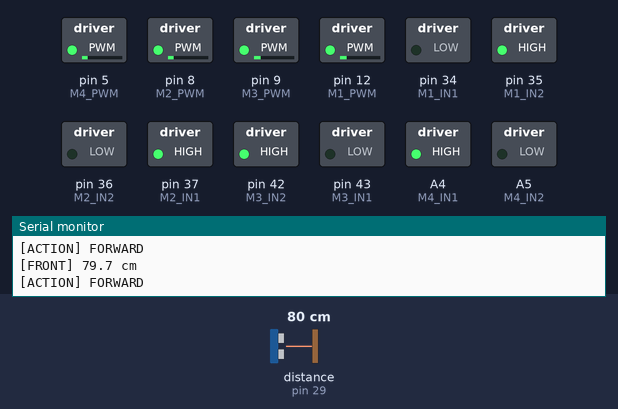
Bench run of a sketch on a simulated Arduino Mega 2560, built with avr-gcc and run on an emulated ATmega2560. Shown: switched loads named in the sketch (green lamp = pin HIGH), the last lines printed to the serial monitor. Wiring (inferred from the names in the program): ultrasonic range finder: trigger pin 30; echo pin 29. The test bench sets the inputs (shaded band); at power-on: distance to the obstacle (sensor on pin 29) 80 cm. The echo pulse lasts 58.3 µs per cm; pins used as bus, display or sensor lines are not drawn.

Above: at 1.7 s.
1.8 s: distance to the obstacle (sensor on pin 29) set to 29 cm
3.3 s: distance to the obstacle (sensor on pin 29) set to 23 cm
At 4.5 s:
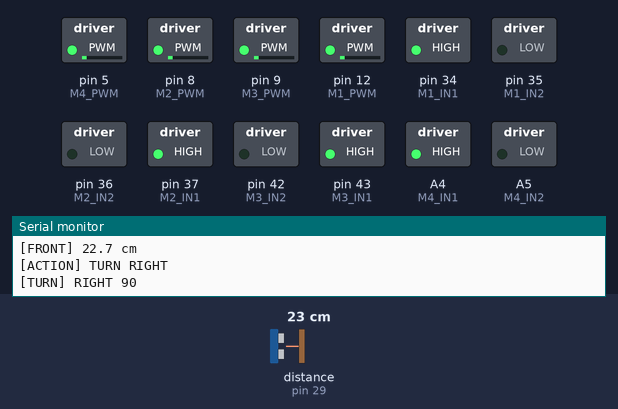
6.3 s: distance to the obstacle (sensor on pin 29) set to 14 cm
9.3 s: distance to the obstacle (sensor on pin 29) set to 11 cm
At 12.27 s:
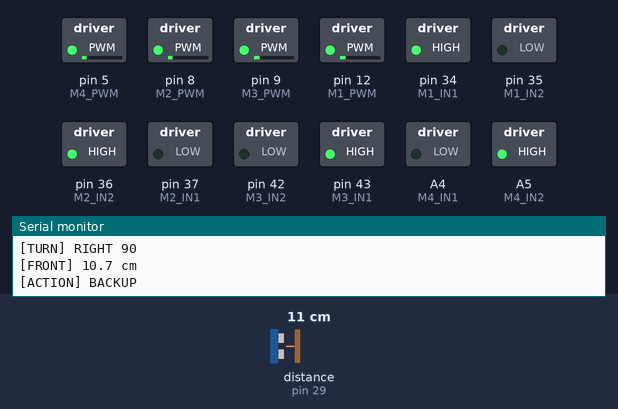
12.3 s: distance to the obstacle (sensor on pin 29) set to 4 cm
15.3 s: distance to the obstacle (sensor on pin 29) set to 2 cm
At 15.66 s:
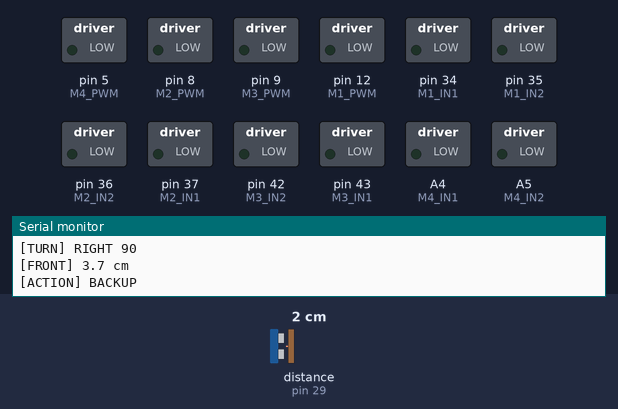
Timing chart, 0 to 19.7 s (numbered marks = the images above; inputs shaded):
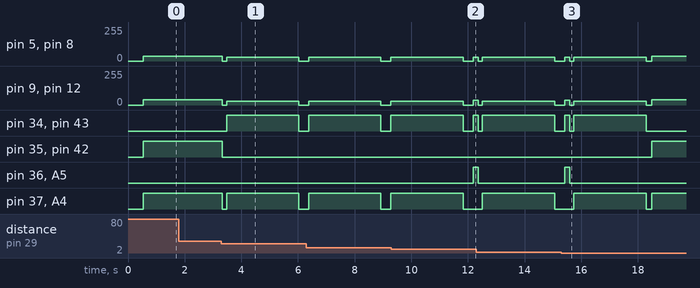

The sketch:

wall_bounce.ino
```cpp
#include <Arduino.h>

// ============================================================
// Simple wall-bounce test
// Behavior:
// 1) Go forward
// 2) If front wall is near, stop
// 3) Turn 90 degrees
// 4) Repeat forever
//
// Motor movement logic is extracted from your tuned code.
// Only the navigation logic is simplified.
// ============================================================

// -----------------------------
// Serial
// -----------------------------
const unsigned long SERIAL_BAUD = 115200UL;

// -----------------------------
// Ultrasonic pins
// U1: left
// U2: right
// U3: back
// U4: front
// Assumption: first pin = TRIG, second pin = ECHO
// -----------------------------
const uint8_t US_LEFT_TRIG   = 33;  // U1 digital  = PC4 = D33
const uint8_t US_LEFT_ECHO   = 32;  // U1 analog   = PG1 = D32

const uint8_t US_RIGHT_TRIG  = 28;  // U2 digital  = PA6 = D28
const uint8_t US_RIGHT_ECHO  = 25;  // U2 analog   = PA3 = D25

const uint8_t US_REAR_TRIG   = 46;  // U3 digital  = PL3 = D46
const uint8_t US_REAR_ECHO   = 13;  // U3 analog   = PB7 = D13

const uint8_t US_FRONT_TRIG  = 30;  // U4 digital  = PC7 = D30
const uint8_t US_FRONT_ECHO  = 29;  // U4 analog   = PA7 = D29

// -----------------------------
// Motor pins
// Currently copied from your original style.
// Change to your actual motor pins if needed.
// -----------------------------
const uint8_t M1_PWM = 12;
const uint8_t M1_IN1 = 34;
const uint8_t M1_IN2 = 35;

const uint8_t M2_PWM = 8;
const uint8_t M2_IN1 = 37;
const uint8_t M2_IN2 = 36;

const uint8_t M3_PWM = 9;
const uint8_t M3_IN1 = 43;
const uint8_t M3_IN2 = 42;

const uint8_t M4_PWM = 5;
const uint8_t M4_IN1 = A4;
const uint8_t M4_IN2 = A5;

// -----------------------------
// Ultrasonic settings
// -----------------------------
const unsigned long ULTRA_TIMEOUT_US = 25000UL;
const float ULTRA_VALID_MIN_CM = 2.0f;
const float ULTRA_VALID_MAX_CM = 400.0f;

// Distance threshold for wall detection
const float FRONT_WALL_STOP_CM = 25.0f;

// -----------------------------
// Movement tuning
// Extracted from your original code
// -----------------------------
const int MOTOR_SIGN[4] = { -1, +1, -1, +1 };
const int MOTOR_TRIM[4] = { 0, 0, 0, 0 };
int motorRuntimeTrim[4] = { 0, 0, 0, 0 };

const int SIDE_BALANCE = 0;

// Tuned motion PWM values from your original code
const int PWM_FORWARD = 42;   // from PWM_APPROACH_FAST
const int PWM_BACKUP  = 34;
const int PWM_TURN_90 = 28;

// Tuned motor scaling ratios from your original code
const float FORWARD_RATIO[4]  = { 0.9650f, 0.8462f, 0.9650f, 0.8462f };
const float BACKWARD_RATIO[4] = { 1.0000f, 0.8462f, 1.0000f, 0.8462f };

// 90-degree timing from your original code
const unsigned long TURN_LEFT_90_MS  = 2400UL;
const unsigned long TURN_RIGHT_90_MS = 2550UL;

// small settle delays
const unsigned long STOP_SETTLE_MS = 150UL;
const unsigned long LOOP_DELAY_MS  = 30UL;

// -----------------------------
// Motor structure
// -----------------------------
struct MotorPins {
  uint8_t pwm;
  uint8_t in1;
  uint8_t in2;
};

const MotorPins MOTORS[4] = {
  { M1_PWM, M1_IN1, M1_IN2 },
  { M2_PWM, M2_IN1, M2_IN2 },
  { M3_PWM, M3_IN1, M3_IN2 },
  { M4_PWM, M4_IN1, M4_IN2 }
};

// ============================================================
// Utility
// ============================================================
bool isDistanceValid(float cm) {
  return (cm >= ULTRA_VALID_MIN_CM && cm <= ULTRA_VALID_MAX_CM);
}

float readDistanceCm(uint8_t trigPin, uint8_t echoPin) {
  digitalWrite(trigPin, LOW);
  delayMicroseconds(3);
  digitalWrite(trigPin, HIGH);
  delayMicroseconds(10);
  digitalWrite(trigPin, LOW);

  unsigned long duration = pulseIn(echoPin, HIGH, ULTRA_TIMEOUT_US);
  if (duration == 0UL) return 999.0f;

  float distance = duration * 0.0343f * 0.5f;
  if (!isDistanceValid(distance)) return 999.0f;

  return distance;
}

float median3(float a, float b, float c) {
  if (a > b) { float t = a; a = b; b = t; }
  if (b > c) { float t = b; b = c; c = t; }
  if (a > b) { float t = a; a = b; b = t; }
  return b;
}

float readDistanceMedianCm(uint8_t trigPin, uint8_t echoPin) {
  float d1 = readDistanceCm(trigPin, echoPin);
  delay(8);
  float d2 = readDistanceCm(trigPin, echoPin);
  delay(8);
  float d3 = readDistanceCm(trigPin, echoPin);
  return median3(d1, d2, d3);
}

// ============================================================
// Motor control (extracted / simplified from your original)
// ============================================================
void setupMotorPins() {
  pinMode(M1_PWM, OUTPUT);
  pinMode(M1_IN1, OUTPUT);
  pinMode(M1_IN2, OUTPUT);

  pinMode(M2_PWM, OUTPUT);
  pinMode(M2_IN1, OUTPUT);
  pinMode(M2_IN2, OUTPUT);

  pinMode(M3_PWM, OUTPUT);
  pinMode(M3_IN1, OUTPUT);
  pinMode(M3_IN2, OUTPUT);

  pinMode(M4_PWM, OUTPUT);
  pinMode(M4_IN1, OUTPUT);
  pinMode(M4_IN2, OUTPUT);
}

void writeMotorRaw(uint8_t pwmPin, uint8_t in1, uint8_t in2, int signedPwm) {
  signedPwm = constrain(signedPwm, -255, 255);

  if (signedPwm > 0) {
    digitalWrite(in1, HIGH);
    digitalWrite(in2, LOW);
    analogWrite(pwmPin, signedPwm);
  } else if (signedPwm < 0) {
    digitalWrite(in1, LOW);
    digitalWrite(in2, HIGH);
    analogWrite(pwmPin, -signedPwm);
  } else {
    digitalWrite(in1, LOW);
    digitalWrite(in2, LOW);
    analogWrite(pwmPin, 0);
  }
}

void writeMotorByIndex(uint8_t index, int signedPwm) {
  if (signedPwm != 0) {
    int direction = (signedPwm > 0) ? 1 : -1;
    int magnitude = abs(signedPwm);
    magnitude = constrain(magnitude + MOTOR_TRIM[index] + motorRuntimeTrim[index], 0, 255);
    signedPwm = direction * magnitude;
  }

  signedPwm *= MOTOR_SIGN[index];
  writeMotorRaw(MOTORS[index].pwm, MOTORS[index].in1, MOTORS[index].in2, signedPwm);
}

void drive4(int pwmM1, int pwmM2, int pwmM3, int pwmM4) {
  writeMotorByIndex(0, pwmM1);
  writeMotorByIndex(1, pwmM2);
  writeMotorByIndex(2, pwmM3);
  writeMotorByIndex(3, pwmM4);
}

int scaleMotionPwm(int basePwm, float ratio) {
  return constrain((int)((float)basePwm * ratio + 0.5f), 0, 255);
}

void driveTank(int leftPwm, int rightPwm) {
  int leftAdjusted  = leftPwm  - SIDE_BALANCE;
  int rightAdjusted = rightPwm + SIDE_BALANCE;
  drive4(leftAdjusted, rightAdjusted, leftAdjusted, rightAdjusted);
}

void stopMotors() {
  drive4(0, 0, 0, 0);
}

void driveForward(int pwm) {
  drive4(
    scaleMotionPwm(pwm, FORWARD_RATIO[0]),
    scaleMotionPwm(pwm, FORWARD_RATIO[1]),
    scaleMotionPwm(pwm, FORWARD_RATIO[2]),
    scaleMotionPwm(pwm, FORWARD_RATIO[3])
  );
}

void driveBackward(int pwm) {
  drive4(
    -scaleMotionPwm(pwm, BACKWARD_RATIO[0]),
    -scaleMotionPwm(pwm, BACKWARD_RATIO[1]),
    -scaleMotionPwm(pwm, BACKWARD_RATIO[2]),
    -scaleMotionPwm(pwm, BACKWARD_RATIO[3])
  );
}

void rotateLeft(int pwm) {
  driveTank(pwm, -pwm);
}

void rotateRight(int pwm) {
  driveTank(-pwm, pwm);
}

// ============================================================
// Simple navigation
// ============================================================
void setupUltrasonicPins() {
  pinMode(US_FRONT_TRIG, OUTPUT);
  pinMode(US_FRONT_ECHO, INPUT);

  pinMode(US_LEFT_TRIG, OUTPUT);
  pinMode(US_LEFT_ECHO, INPUT);

  pinMode(US_RIGHT_TRIG, OUTPUT);
  pinMode(US_RIGHT_ECHO, INPUT);

  pinMode(US_REAR_TRIG, OUTPUT);
  pinMode(US_REAR_ECHO, INPUT);

  digitalWrite(US_FRONT_TRIG, LOW);
  digitalWrite(US_LEFT_TRIG, LOW);
  digitalWrite(US_RIGHT_TRIG, LOW);
  digitalWrite(US_REAR_TRIG, LOW);
}

void rotateNinetyDegreesRight() {
  Serial.println(F("[TURN] RIGHT 90"));
  rotateRight(PWM_TURN_90);
  delay(TURN_RIGHT_90_MS);
  stopMotors();
  delay(STOP_SETTLE_MS);
}

void rotateNinetyDegreesLeft() {
  Serial.println(F("[TURN] LEFT 90"));
  rotateLeft(PWM_TURN_90);
  delay(TURN_LEFT_90_MS);
  stopMotors();
  delay(STOP_SETTLE_MS);
}

void goForwardUntilWallThenTurn() {
  float frontCm = readDistanceMedianCm(US_FRONT_TRIG, US_FRONT_ECHO);

  Serial.print(F("[FRONT] "));
  Serial.print(frontCm, 1);
  Serial.println(F(" cm"));

  if (frontCm <= FRONT_WALL_STOP_CM) {
    stopMotors();
    delay(STOP_SETTLE_MS);

    // Optional small backup if too close
    if (frontCm < 12.0f) {
      Serial.println(F("[ACTION] BACKUP"));
      driveBackward(PWM_BACKUP);
      delay(180);
      stopMotors();
      delay(STOP_SETTLE_MS);
    }

    Serial.println(F("[ACTION] TURN RIGHT"));
    rotateNinetyDegreesRight();
  } else {
    Serial.println(F("[ACTION] FORWARD"));
    driveForward(PWM_FORWARD);
  }
}

// ============================================================
// setup / loop
// ============================================================
void setup() {
  Serial.begin(SERIAL_BAUD);

  setupMotorPins();
  setupUltrasonicPins();

  stopMotors();
  delay(500);

  Serial.println(F("Simple wall-bounce robot start"));
  Serial.println(F("Behavior: forward -> wall near -> 90deg turn -> repeat"));
}

void loop() {
  goForwardUntilWallThenTurn();
  delay(LOOP_DELAY_MS);
}
```

Measured:
- the behaviour switches between 26 and 25 cm on distance to the obstacle (sensor on pin 29) (found by bisection; images 0 and 1)
- the behaviour switches between 13 and 12 cm on distance to the obstacle (sensor on pin 29) (found by bisection; images 1 and 2)
- the behaviour switches between 3 and 2 cm on distance to the obstacle (sensor on pin 29) (found by bisection; images 2 and 3)
- after the input at 3.3 s, pin 5 (M4_PWM), pin 8 (M2_PWM): 36/255 → 0/255 at once, → 28/255 0.15 s later, → 0/255 2.6 s later
- after the input at 9.3 s, pin 36 (M2_IN2), A5 (M4_IN2): LOW → HIGH after 2.9 s
- after the input at 15.3 s, pin 34 (M1_IN1), pin 43 (M3_IN1): goes on until 18.3 s, then stays LOW; pin 35 (M1_IN2), pin 42 (M3_IN2): LOW → HIGH after 3.2 s; pin 36 (M2_IN2), A5 (M4_IN2): goes on until 15.6 s, then stays LOW
